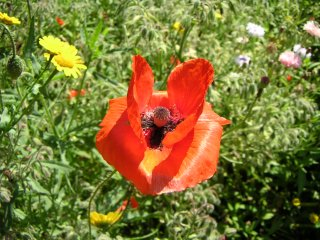
#> input picture Practica1/photo.jpg, 320 x 240 px
$ python main.py
#> lines starting #> are read from the running program, lines starting #| are printed output that depends on the picture
from mimetypes import init
from tracemalloc import start
import cv2
from matplotlib import image
import numpy as np
import threading
import math
import time

__author__ = "Marco Antonio Orduna Avila"
__license__ = "ninguna"
__version__ = "1.0.1"


# [46 lines left out: functions escalaGrises, luma, not called in this run]

def luma2(imagen):
    """
    filtro escala de grises luma 2

    paramtetros
    ----------
    imagen: array
        la imagen a la que le vamos aplicar el filtro

    returns
    -------

    imagen
        la imagen con el filtro aplicado
    """
    y,x,d = imagen.shape
    for j in range(y):
        for i in range(x):
            r = imagen[j,i,2]
            g = imagen[j,i,1]
            b = imagen[j,i,0]
            gray = r*0.2126 + g*0.7152 + b*0.0722
            imagen[j,i] = [gray,gray,gray]

    return imagen

# [487 lines left out: functions grisSingle, calculaSuma, blurEquinas, blurLados, blur, blur2 and 7 more, not called in this run]

def aplicaHilo(numHilo, **datos):
    """
    Funcion que aplica el filtro dado en los parametros del hilo

    parametros
    --------

    numHilo: integer
        el numero de hilos que estamos ejecutando
    **datos: multiple
        los datos que llevan vada hilo para poder ejecutar su tarea
    """

    fun = datos['funcion']
    b,g,r = datos['RGB']
    colorH = datos['col']

    y,x,d = img.shape

    ancho = math.floor(x/numHilos)
    porciones = []

    for i in range(numHilos):
        porcion = img[ 0:y-1  , i*ancho:(i+1)*ancho]
        porciones.append(porcion)

    if fun == 1:
        resh[numHilo] = escalaGrises(porciones[numHilo])
    if fun == 2:
        resh[numHilo] = luma(porciones[numHilo])
    if fun == 3:
        resh[numHilo] = luma2(porciones[numHilo])
    if fun == 4:
        resh[numHilo] = grisSingle(porciones[numHilo], colorH)
    if fun == 5:
        resh[numHilo] = blur(porciones[numHilo])
    if fun == 6:
        resh[numHilo] = blur2(porciones[numHilo])
    if fun == 7:
        resh[numHilo] = motionBlur(porciones[numHilo])
    if fun == 8:
        resh[numHilo] = sharpen(porciones[numHilo])
    if fun == 9:
        resh[numHilo] = componenteRGB(porciones[numHilo], b,g,r)
    if fun == 10:
        resh[numHilo] = escalaGrises(porciones[numHilo])


if __name__ == "__main__":
    """
    main del archivo
    """

    img = input("introduce el nombre del archivo a aplicar el filtro con la extension\n")
#> the answer given: photo.jpg
    img = cv2.imread("photo.jpg")
#> img is the input picture: shape (240, 320, 3); mean B, G, R 53.7, 116.4, 126
    resh = []


    numHilos = int(input("introduce el numero de hilos\n"))
#> the answer given: 3

    print("Bienvenidos al programa que calcula los siguientes filtros")
    print("1. promedio")
    print("2, correctud ")
    print("3. correctud 2")
    print("4. single color")
    print("5. Blur")
    print("6. Blur 2")
    print("7. Motion Blur")
    print("8, Sharppen")
    print("9. Componenet RGB")
    print("10. Alto contraste")

    funcion = int(input("Introuce el numero dela funcion que deseas aplicar"))
#> the answer given: 3

    r=0
    g=0
    b=0

    if funcion == 9:
        r = int(input("valor R"))
        g = int(input("valor G"))
        b = int(input("valor B"))
    col = ''
    if funcion == 4:
        print("elige el color sobre el que deseas hacer el filtro")
        print("1. rojo")
        print("2, verde")
        print("3. azul")
        col=int(input())

    for i in range(numHilos):
        resh.append(0)
    incio = time.time()
    for numHilo in range(numHilos):
        hilo = threading.Thread(target = aplicaHilo,
        args=(numHilo,),
        kwargs={'funcion' : funcion,
                "RGB":(b,g,r),
                "col" : col
            }
        )
        hilo.start()
    hilo.join()

    fin = time.time()

    print("multihilo", fin-incio )

    inicioS = time.time()
    if funcion == 1:
        filtro= escalaGrises(img)
    if funcion == 2:
        filtro = luma(img)
    if funcion == 3:
        filtro = luma2(img)
#> after the loop in luma2, `for j in range(y):`:
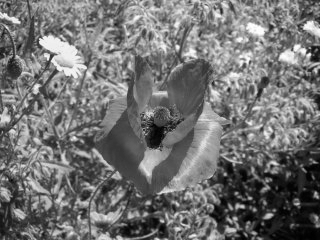
#> imagen: shape (240, 320, 3); min 0, max 254, mean 113.2
    if funcion == 4:
        filtro = grisSingle(img)
    if funcion == 5:
        filtro = blur(img)
    if funcion == 6:
        filtro = blur2(img)
    if funcion == 7:
        filtro = motionBlur(img)
    if funcion == 8:
        filtro = sharpen(img)
    if funcion == 9:
        filtro = componenteRGB(img)
    if funcion == 10:
        filtro = escalaGrises(img)
    finS = time.time()
    print("Secuencial", finS-inicioS)
    imgNueva = cv2.hconcat(resh)
    cv2.imwrite("final2.jpg",imgNueva)
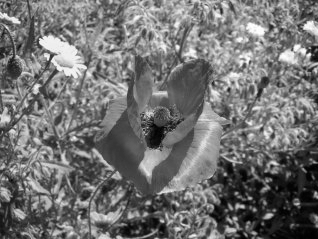
#> saved as final2.jpg: shape (239, 318, 3); min 0, max 254, mean 113.6
